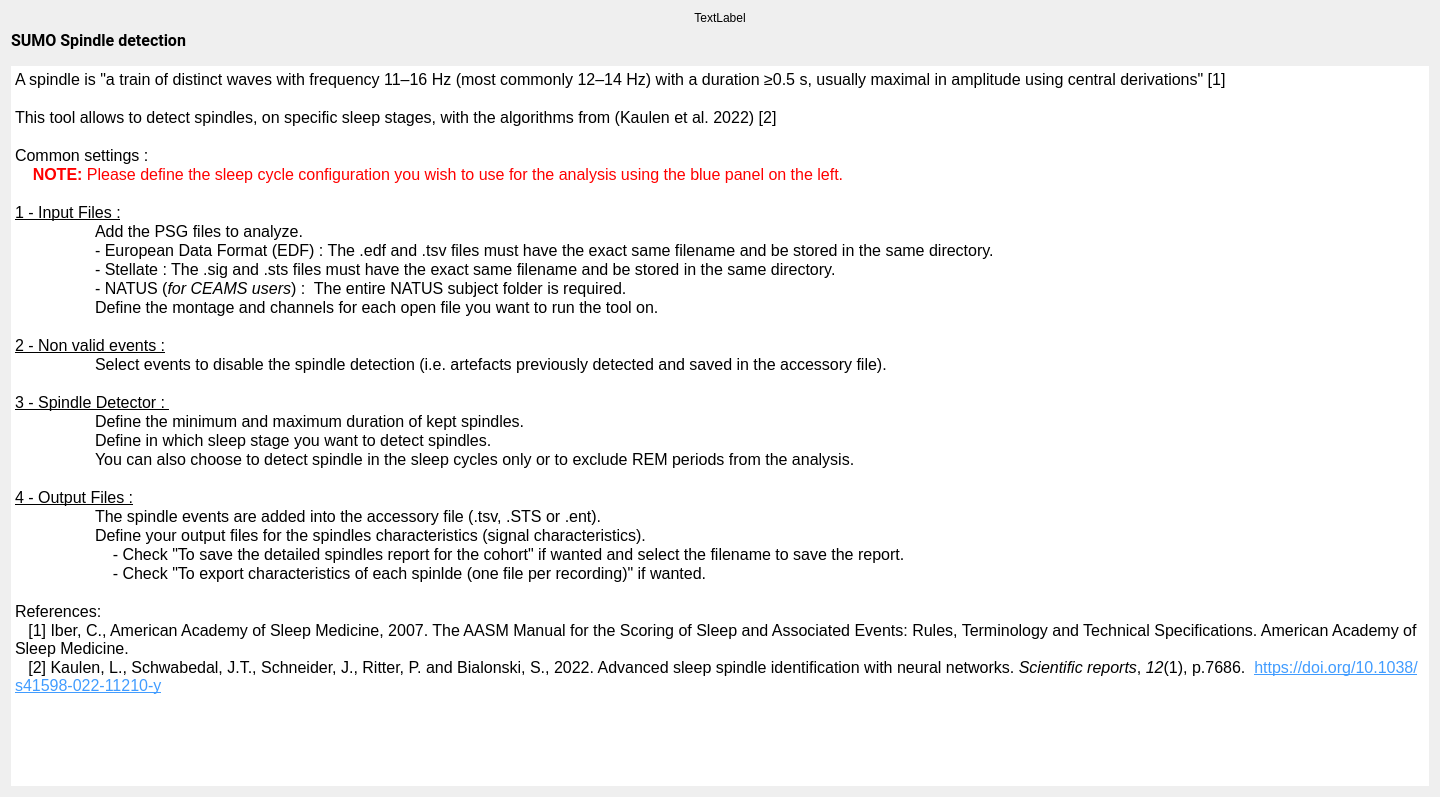
<?xml version="1.0" encoding="UTF-8"?>
<ui version="4.0">
 <class>SpindleDetectionDoc</class>
 <widget class="QWidget" name="SpindleDetectionDoc">
  <property name="geometry">
   <rect>
    <x>0</x>
    <y>0</y>
    <width>1440</width>
    <height>797</height>
   </rect>
  </property>
  <property name="windowTitle">
   <string/>
  </property>
  <property name="styleSheet">
   <string notr="true">font: 12pt &quot;Roboto&quot;;</string>
  </property>
  <layout class="QVBoxLayout" name="verticalLayout_2">
   <item>
    <widget class="QLabel" name="spindle_image">
     <property name="text">
      <string>TextLabel</string>
     </property>
     <property name="alignment">
      <set>Qt::AlignmentFlag::AlignCenter</set>
     </property>
    </widget>
   </item>
   <item>
    <layout class="QVBoxLayout" name="verticalLayout">
     <item>
      <widget class="QLabel" name="label">
       <property name="font">
        <font>
         <family>Roboto</family>
         <pointsize>12</pointsize>
         <italic>false</italic>
         <bold>false</bold>
        </font>
       </property>
       <property name="text">
        <string>&lt;html&gt;&lt;head/&gt;&lt;body&gt;&lt;p&gt;&lt;span style=&quot; font-weight:600;&quot;&gt;SUMO Spindle detection&lt;/span&gt;&lt;/p&gt;&lt;/body&gt;&lt;/html&gt;</string>
       </property>
      </widget>
     </item>
     <item>
      <spacer name="verticalSpacer">
       <property name="orientation">
        <enum>Qt::Orientation::Vertical</enum>
       </property>
       <property name="sizeType">
        <enum>QSizePolicy::Policy::Fixed</enum>
       </property>
       <property name="sizeHint" stdset="0">
        <size>
         <width>20</width>
         <height>10</height>
        </size>
       </property>
      </spacer>
     </item>
     <item>
      <widget class="QTextEdit" name="textEdit">
       <property name="frameShape">
        <enum>QFrame::Shape::NoFrame</enum>
       </property>
       <property name="frameShadow">
        <enum>QFrame::Shadow::Plain</enum>
       </property>
       <property name="lineWidth">
        <number>0</number>
       </property>
       <property name="readOnly">
        <bool>true</bool>
       </property>
       <property name="html">
        <string>&lt;!DOCTYPE HTML PUBLIC &quot;-//W3C//DTD HTML 4.0//EN&quot; &quot;http://www.w3.org/TR/REC-html40/strict.dtd&quot;&gt;
&lt;html&gt;&lt;head&gt;&lt;meta name=&quot;qrichtext&quot; content=&quot;1&quot; /&gt;&lt;meta charset=&quot;utf-8&quot; /&gt;&lt;style type=&quot;text/css&quot;&gt;
p, li { white-space: pre-wrap; }
hr { height: 1px; border-width: 0; }
li.unchecked::marker { content: &quot;\2610&quot;; }
li.checked::marker { content: &quot;\2612&quot;; }
&lt;/style&gt;&lt;/head&gt;&lt;body style=&quot; font-family:'Roboto'; font-size:12pt; font-weight:400; font-style:normal;&quot;&gt;
&lt;p style=&quot; margin-top:0px; margin-bottom:0px; margin-left:0px; margin-right:0px; -qt-block-indent:0; text-indent:0px;&quot;&gt;A spindle is &amp;quot;a train of distinct waves with frequency 11–16 Hz (most commonly 12–14 Hz) with a duration ≥0.5 s, usually maximal in amplitude using central derivations&amp;quot; [1]&lt;/p&gt;
&lt;p style=&quot;-qt-paragraph-type:empty; margin-top:0px; margin-bottom:0px; margin-left:0px; margin-right:0px; -qt-block-indent:0; text-indent:0px;&quot;&gt;&lt;br /&gt;&lt;/p&gt;
&lt;p style=&quot; margin-top:0px; margin-bottom:0px; margin-left:0px; margin-right:0px; -qt-block-indent:0; text-indent:0px;&quot;&gt;This tool allows to detect spindles, on specific sleep stages, with the algorithms from (Kaulen et al. 2022) [2]&lt;/p&gt;
&lt;p style=&quot;-qt-paragraph-type:empty; margin-top:0px; margin-bottom:0px; margin-left:0px; margin-right:0px; -qt-block-indent:0; text-indent:0px;&quot;&gt;&lt;br /&gt;&lt;/p&gt;
&lt;p style=&quot; margin-top:0px; margin-bottom:0px; margin-left:0px; margin-right:0px; -qt-block-indent:0; text-indent:0px;&quot;&gt;Common settings : &lt;/p&gt;
&lt;p style=&quot; margin-top:0px; margin-bottom:0px; margin-left:0px; margin-right:0px; -qt-block-indent:0; text-indent:0px;&quot;&gt;&lt;span style=&quot; font-weight:700; color:#ff0000;&quot;&gt;    NOTE:&lt;/span&gt;&lt;span style=&quot; color:#ff0000;&quot;&gt; Please define the sleep cycle configuration you wish to use for the analysis using the blue panel on the left.&lt;/span&gt;&lt;/p&gt;
&lt;p style=&quot;-qt-paragraph-type:empty; margin-top:0px; margin-bottom:0px; margin-left:0px; margin-right:0px; -qt-block-indent:0; text-indent:0px;&quot;&gt;&lt;br /&gt;&lt;/p&gt;
&lt;p style=&quot; margin-top:0px; margin-bottom:0px; margin-left:0px; margin-right:0px; -qt-block-indent:0; text-indent:0px;&quot;&gt;&lt;span style=&quot; text-decoration: underline;&quot;&gt;1 - Input Files :&lt;/span&gt;&lt;/p&gt;
&lt;p style=&quot; margin-top:0px; margin-bottom:0px; margin-left:0px; margin-right:0px; -qt-block-indent:0; text-indent:0px;&quot;&gt;	Add the PSG files to analyze.&lt;/p&gt;
&lt;p style=&quot; margin-top:0px; margin-bottom:0px; margin-left:0px; margin-right:0px; -qt-block-indent:0; text-indent:0px;&quot;&gt;&lt;span style=&quot; font-family:'Roboto-Regular';&quot;&gt;   	- European Data Format (EDF) : The .edf and .tsv files must have the exact same filename and be stored in the same directory.&lt;/span&gt;&lt;/p&gt;
&lt;p style=&quot; margin-top:0px; margin-bottom:0px; margin-left:0px; margin-right:0px; -qt-block-indent:0; text-indent:0px;&quot;&gt;&lt;span style=&quot; font-family:'Roboto-Regular';&quot;&gt;   	- Stellate : The .sig and .sts files must have the exact same filename and be stored in the same directory.&lt;/span&gt;&lt;/p&gt;
&lt;p style=&quot; margin-top:0px; margin-bottom:0px; margin-left:0px; margin-right:0px; -qt-block-indent:0; text-indent:0px;&quot;&gt;&lt;span style=&quot; font-family:'Roboto-Regular';&quot;&gt;   	- NATUS (&lt;/span&gt;&lt;span style=&quot; font-family:'Roboto-Regular'; font-style:italic;&quot;&gt;for CEAMS users&lt;/span&gt;&lt;span style=&quot; font-family:'Roboto-Regular';&quot;&gt;) : &lt;/span&gt;&lt;span style=&quot; font-family:'MS Shell Dlg 2';&quot;&gt; The entire NATUS subject folder is required.&lt;/span&gt;&lt;/p&gt;
&lt;p style=&quot; margin-top:0px; margin-bottom:0px; margin-left:0px; margin-right:0px; -qt-block-indent:0; text-indent:0px;&quot;&gt;   	Define the montage and channels for each open file you want to run the tool on.&lt;/p&gt;
&lt;p style=&quot;-qt-paragraph-type:empty; margin-top:0px; margin-bottom:0px; margin-left:0px; margin-right:0px; -qt-block-indent:0; text-indent:0px;&quot;&gt;&lt;br /&gt;&lt;/p&gt;
&lt;p style=&quot; margin-top:0px; margin-bottom:0px; margin-left:0px; margin-right:0px; -qt-block-indent:0; text-indent:0px;&quot;&gt;&lt;span style=&quot; text-decoration: underline;&quot;&gt;2 - Non valid events :&lt;/span&gt;&lt;/p&gt;
&lt;p style=&quot; margin-top:0px; margin-bottom:0px; margin-left:0px; margin-right:0px; -qt-block-indent:0; text-indent:0px;&quot;&gt;	Select events to disable the spindle detection (i.e. artefacts previously detected and saved in the accessory file).&lt;/p&gt;
&lt;p style=&quot;-qt-paragraph-type:empty; margin-top:0px; margin-bottom:0px; margin-left:0px; margin-right:0px; -qt-block-indent:0; text-indent:0px;&quot;&gt;&lt;br /&gt;&lt;/p&gt;
&lt;p style=&quot; margin-top:0px; margin-bottom:0px; margin-left:0px; margin-right:0px; -qt-block-indent:0; text-indent:0px;&quot;&gt;&lt;span style=&quot; text-decoration: underline;&quot;&gt;3 - Spindle Detector : &lt;/span&gt;&lt;/p&gt;
&lt;p style=&quot; margin-top:0px; margin-bottom:0px; margin-left:0px; margin-right:0px; -qt-block-indent:0; text-indent:0px;&quot;&gt;	Define the minimum and maximum duration of kept spindles.&lt;/p&gt;
&lt;p style=&quot; margin-top:0px; margin-bottom:0px; margin-left:0px; margin-right:0px; -qt-block-indent:0; text-indent:0px;&quot;&gt;	Define in which sleep stage you want to detect spindles.&lt;/p&gt;
&lt;p style=&quot; margin-top:0px; margin-bottom:0px; margin-left:0px; margin-right:0px; -qt-block-indent:0; text-indent:0px;&quot;&gt;	You can also choose to detect spindle in the sleep cycles only or to exclude REM periods from the analysis.&lt;/p&gt;
&lt;p style=&quot;-qt-paragraph-type:empty; margin-top:0px; margin-bottom:0px; margin-left:0px; margin-right:0px; -qt-block-indent:0; text-indent:0px;&quot;&gt;&lt;br /&gt;&lt;/p&gt;
&lt;p style=&quot; margin-top:0px; margin-bottom:0px; margin-left:0px; margin-right:0px; -qt-block-indent:0; text-indent:0px;&quot;&gt;&lt;span style=&quot; text-decoration: underline;&quot;&gt;4 - Output Files :&lt;/span&gt;&lt;/p&gt;
&lt;p style=&quot; margin-top:0px; margin-bottom:0px; margin-left:0px; margin-right:0px; -qt-block-indent:0; text-indent:0px;&quot;&gt;	The spindle events are added into the accessory file (.tsv, .STS or .ent).&lt;/p&gt;
&lt;p style=&quot; margin-top:0px; margin-bottom:0px; margin-left:0px; margin-right:0px; -qt-block-indent:0; text-indent:0px;&quot;&gt;	Define your output files for the spindles characteristics (signal characteristics). &lt;/p&gt;
&lt;p style=&quot; margin-top:0px; margin-bottom:0px; margin-left:0px; margin-right:0px; -qt-block-indent:0; text-indent:0px;&quot;&gt;	    - Check &amp;quot;To save the detailed spindles report for the cohort&amp;quot; if wanted and select the filename to save the report.&lt;/p&gt;
&lt;p style=&quot; margin-top:0px; margin-bottom:0px; margin-left:0px; margin-right:0px; -qt-block-indent:0; text-indent:0px;&quot;&gt;	    - Check &amp;quot;To export characteristics of each spinlde (one file per recording)&amp;quot; if wanted.&lt;/p&gt;
&lt;p style=&quot;-qt-paragraph-type:empty; margin-top:0px; margin-bottom:0px; margin-left:0px; margin-right:0px; -qt-block-indent:0; text-indent:0px;&quot;&gt;&lt;br /&gt;&lt;/p&gt;
&lt;p style=&quot; margin-top:0px; margin-bottom:0px; margin-left:0px; margin-right:0px; -qt-block-indent:0; text-indent:0px;&quot;&gt;References:&lt;/p&gt;
&lt;p style=&quot; margin-top:0px; margin-bottom:0px; margin-left:0px; margin-right:0px; -qt-block-indent:0; text-indent:0px;&quot;&gt;   [1] Iber, C., American Academy of Sleep Medicine, 2007. The AASM Manual for the Scoring of Sleep and Associated Events: Rules, Terminology and Technical Specifications. American Academy of Sleep Medicine. &lt;/p&gt;
&lt;p style=&quot; margin-top:0px; margin-bottom:0px; margin-left:0px; margin-right:0px; -qt-block-indent:0; text-indent:0px;&quot;&gt;   [2] &lt;span style=&quot; font-family:'Helvetica Neue';&quot;&gt;Kaulen, L., Schwabedal, J.T., Schneider, J., Ritter, P. and Bialonski, S., 2022. Advanced sleep spindle identification with neural networks. &lt;/span&gt;&lt;span style=&quot; font-family:'Helvetica Neue'; font-style:italic;&quot;&gt;Scientific reports&lt;/span&gt;&lt;span style=&quot; font-family:'Helvetica Neue';&quot;&gt;, &lt;/span&gt;&lt;span style=&quot; font-family:'Helvetica Neue'; font-style:italic;&quot;&gt;12&lt;/span&gt;&lt;span style=&quot; font-family:'Helvetica Neue';&quot;&gt;(1), p.7686.&lt;/span&gt;  &lt;a href=&quot;https://doi.org/10.1038/s41598-022-11210-y&quot;&gt;&lt;span style=&quot; font-family:'Helvetica Neue'; text-decoration: underline; color:#419cff;&quot;&gt;https://doi.org/10.1038/s41598-022-11210-y&lt;/span&gt;&lt;/a&gt; &lt;/p&gt;&lt;/body&gt;&lt;/html&gt;</string>
       </property>
      </widget>
     </item>
    </layout>
   </item>
  </layout>
 </widget>
 <resources>
  <include location="../../../../../snooz-toolbox/src/main/python/ui/themes/themes.qrc"/>
 </resources>
 <connections/>
</ui>
